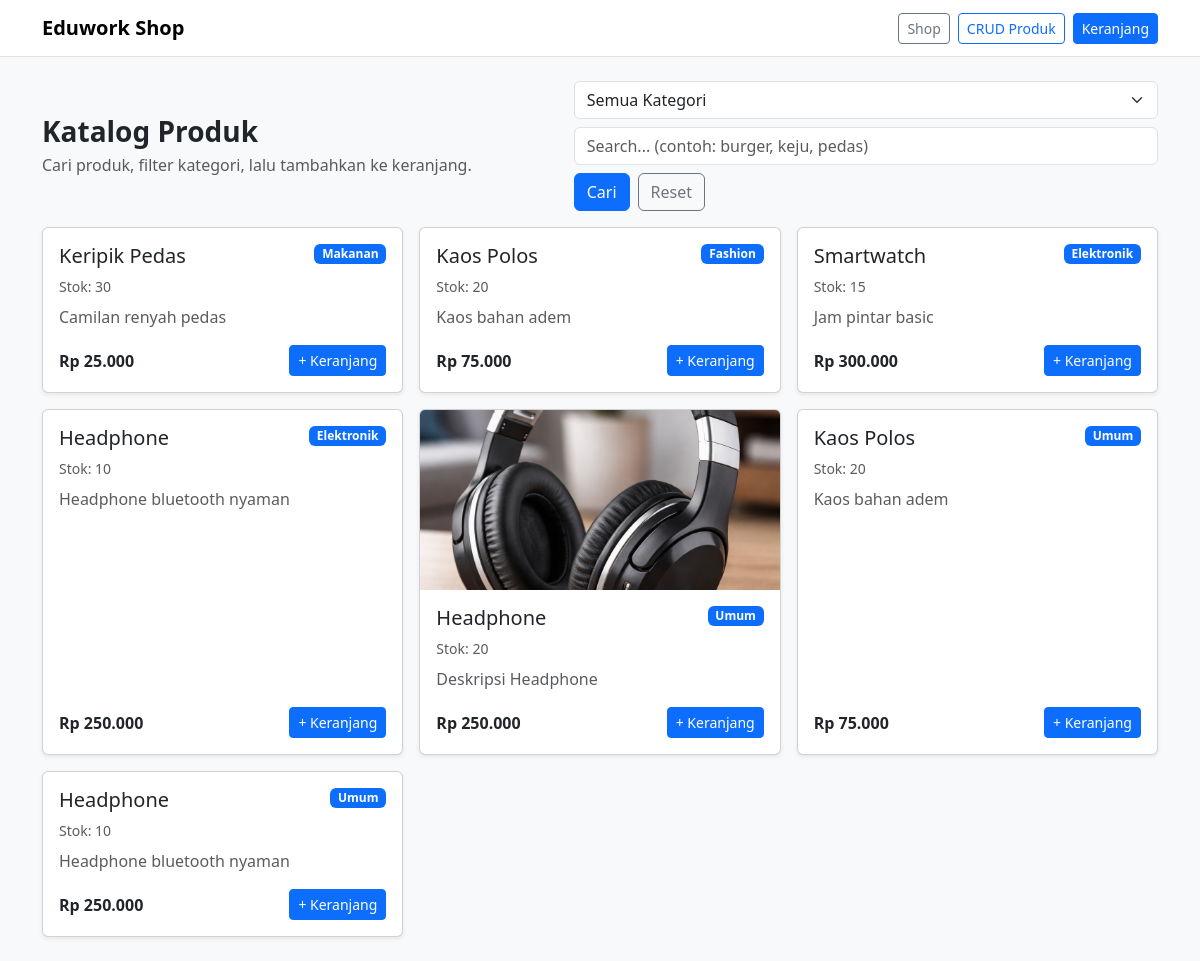
The app's page /shop/index.php with its own data.
### tables this page shows
CREATE TABLE `products` (
  `id` int(11) NOT NULL,
  `nama_produk` varchar(100) NOT NULL,
  `harga` int(11) NOT NULL,
  `deskripsi` text DEFAULT NULL,
  `stok` int(11) NOT NULL,
  `kategori` varchar(50) NOT NULL DEFAULT 'Umum',
  `gambar` varchar(255) DEFAULT NULL
);

### repositories/product_repo.php (called while the page is built, shortened)
<?php
function product_all(mysqli $conn, string $category = "all", string $search = ""): mysqli_result
{
    $category = trim($category);
    $search = trim($search);
    $baseSql = "SELECT id, nama_produk, harga, deskripsi, stok, kategori, gambar
                FROM products";
    $orderSql = " ORDER BY id DESC";
    if ($category === "all" && $search === "") {
        return $conn->query($baseSql . $orderSql);
    }
    $where = [];
    $types = "";
    $params = [];
    $sql = $baseSql . " WHERE " . implode(" AND ", $where) . $orderSql;
    $stmt = $conn->prepare($sql);
    $stmt->bind_param($types, ...$params);
    $stmt->execute();
    return $stmt->get_result();
}

### helpers/helpers.php (called while the page is built, shortened)
<?php
function h($str)
{
    return htmlspecialchars($str ?? "", ENT_QUOTES, "UTF-8");
}
function rupiah($angka)
{
    return "Rp " . number_format((int)$angka, 0, ",", ".");
}

### shop/index.php (the view, shortened to what this page needs)
<?php
require_once __DIR__ . "/../layouts/header.php";
require_once __DIR__ . "/../repositories/product_repo.php";
$selectedCategory = $_GET["category"] ?? "all";
$search = $_GET["q"] ?? "";
$result = product_all($conn, $selectedCategory, $search);
?>
<div class="d-flex flex-column flex-md-row justify-content-between align-items-md-center gap-2 mb-3">
    <div>
        <h1 class="h3 fw-bold mb-1">Katalog Produk</h1>
        <div class="text-muted">Cari produk, filter kategori, lalu tambahkan ke keranjang.</div>
    </div>
    <form method="GET" class="d-flex gap-2 flex-wrap">
        <select name="category" class="form-select" style="min-width: 180px;" onchange="this.form.submit()">
            <option value="all" <?= ($selectedCategory === "all") ? "selected" : "" ?>>Semua Kategori</option>
        </select>
        <input
            type="text"
            name="q"
            value="<?= h($search) ?>"
            class="form-control"
            style="min-width: 220px;"
            placeholder="Search... (contoh: burger, keju, pedas)"
        >
        <button class="btn btn-primary" type="submit">Cari</button>
        <a class="btn btn-outline-secondary" href="index.php">Reset</a>
    </form>
</div>
<?php if (!$result || $result->num_rows === 0): ?>
    <div class="alert alert-warning mb-0">Produk tidak ditemukan.</div>
<?php else: ?>
    <div class="row g-3">
        <?php while ($p = $result->fetch_assoc()): ?>
            <div class="col-12 col-sm-6 col-lg-4">
                <div class="card h-100 shadow-sm">
                    <?php if (!empty($p["gambar"])): ?>
                        <img
                            src="<?= h($p["gambar"]) ?>"
                            class="card-img-top"
                            alt="<?= h($p["nama_produk"]) ?>"
                            style="height: 180px; object-fit: cover;"
                        >
                    <?php endif; ?>
                    <div class="card-body d-flex flex-column">
                        <div class="d-flex justify-content-between align-items-start gap-2 mb-2">
                            <h5 class="card-title mb-0"><?= h($p["nama_produk"]) ?></h5>
                            <span class="badge text-bg-primary"><?= h($p["kategori"] ?? "Umum") ?></span>
                        </div>
                        <div class="text-muted small mb-2">Stok: <?= (int)$p["stok"] ?></div>
                        <p class="card-text text-muted mb-3"><?= h($p["deskripsi"]) ?></p>
                        <div class="mt-auto d-flex justify-content-between align-items-center">
                            <strong><?= rupiah($p["harga"]) ?></strong>
                            <form action="../cart/add.php" method="POST" class="m-0">
                                <button
                                    type="submit"
                                    class="btn btn-primary btn-sm"
                                    <?= ((int)$p["stok"] <= 0) ? "disabled" : "" ?>
                                >
                                    + Keranjang
                                </button>
                            </form>
                        </div>
                    </div>
                </div>
            </div>
        <?php endwhile; ?>
    </div>
<?php endif; ?>
<?php require_once __DIR__ . "/../layouts/footer.php"; ?>

### layouts/header.php (shortened to what this page needs)
<?php
require_once __DIR__ . "/../helpers/helpers.php";
?>
<!doctype html>
<html lang="id">
<head>
    <link href="https://cdn.jsdelivr.net/npm/bootstrap@5.3.3/dist/css/bootstrap.min.css" rel="stylesheet">
</head>
<body class="bg-light">
    <nav class="navbar navbar-expand-lg bg-white border-bottom">
        <div class="container">
            <a class="navbar-brand fw-bold" href="../shop/index.php">Eduwork Shop</a>
            <div class="ms-auto d-flex gap-2">
                <a class="btn btn-outline-secondary btn-sm" href="../shop/index.php">Shop</a>
                <a class="btn btn-outline-primary btn-sm" href="../products/index.php">CRUD Produk</a>
                <a class="btn btn-primary btn-sm" href="../cart/index.php">Keranjang</a>
            </div>
        </div>
    </nav>
    <div class="container py-4">

### layouts/footer.php (shortened to what this page needs)
</div>
</body>
</html>

### records on screen
products: nama_produk "Keripik Pedas", kategori "Makanan", stok "30", deskripsi "Camilan renyah pedas", harga "Rp 25.000"
products: nama_produk "Kaos Polos", kategori "Fashion", stok "20", deskripsi "Kaos bahan adem", harga "Rp 75.000"
products: nama_produk "Smartwatch", kategori "Elektronik", stok "15", deskripsi "Jam pintar basic", harga "Rp 300.000"
products: nama_produk "Headphone", kategori "Elektronik", stok "10", deskripsi "Headphone bluetooth nyaman", harga "Rp 250.000"
products: gambar (picture), nama_produk "Headphone", kategori "Umum", stok "20", deskripsi "Deskripsi Headphone", harga "Rp 250.000"
products: nama_produk "Kaos Polos", kategori "Umum", stok "20", deskripsi "Kaos bahan adem", harga "Rp 75.000"
products: nama_produk "Headphone", kategori "Umum", stok "10", deskripsi "Headphone bluetooth nyaman", harga "Rp 250.000"
